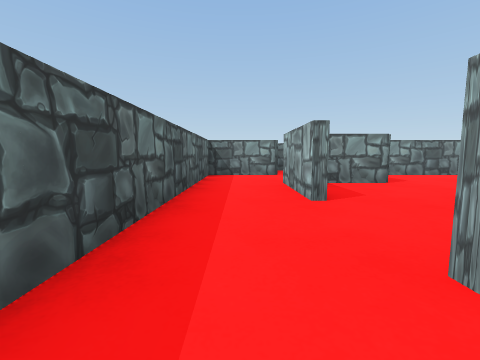
view 1 (above)

19 first-person views from a walk through a Unity game level. The camera is 0.29 m above the floor, tilts 6° down and sees 90° across. The floor is counted in squares, 0.5 m on a side. Each view is taken from the middle of a square. On the plan, view 1 faces up. The plan holds only what a view shows up to about 9 squares ahead; the rest is blank. The place goes on beyond the plan. The player character is not drawn.

view 2
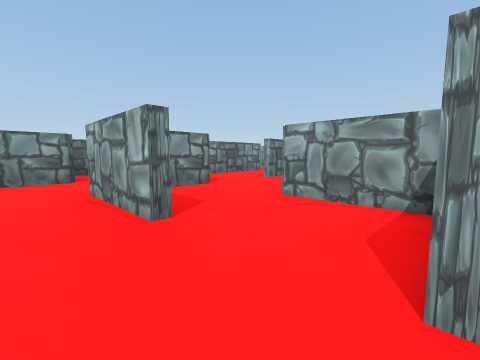

view 3
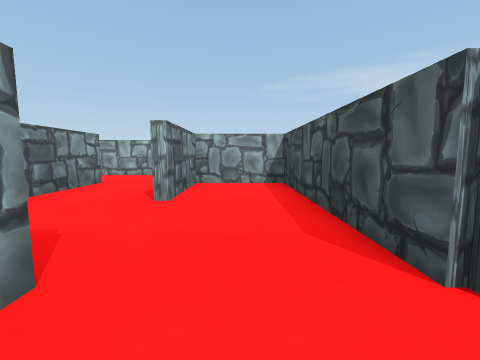

view 4
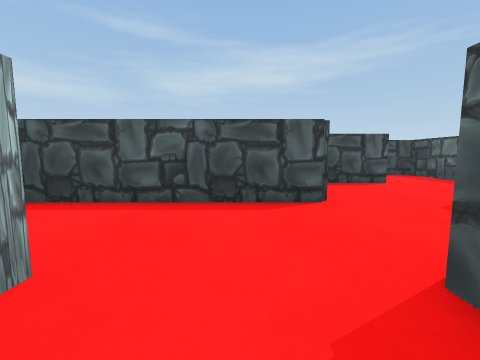

view 5
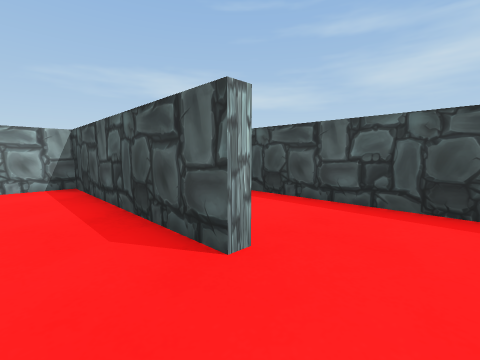

view 6
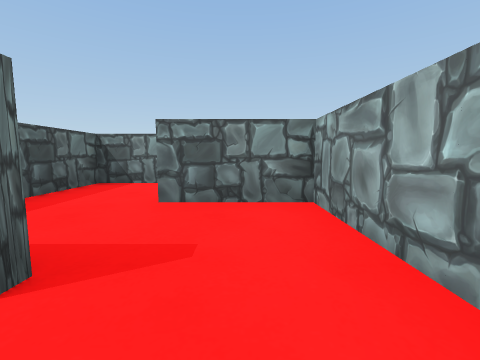

view 7
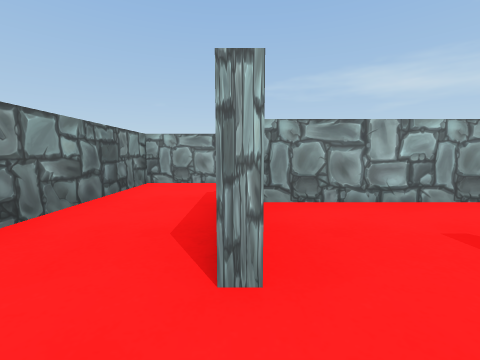

view 8
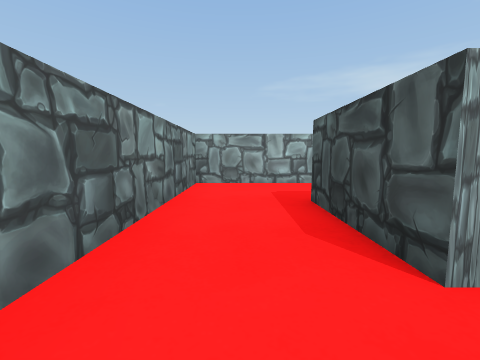

view 9
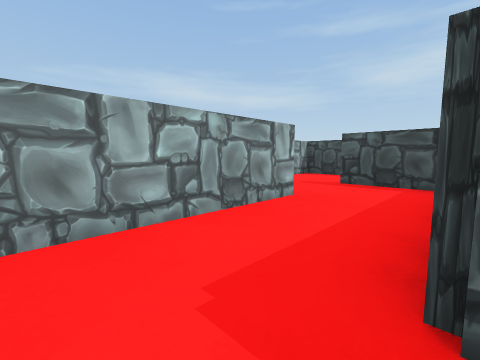

view 10
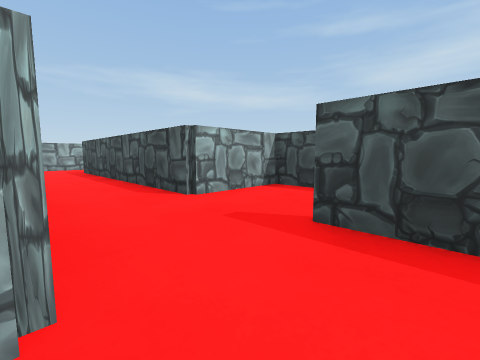

view 11
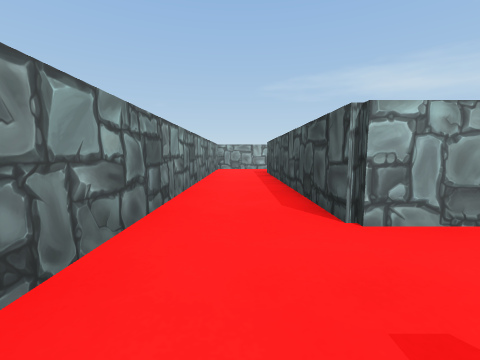

view 12
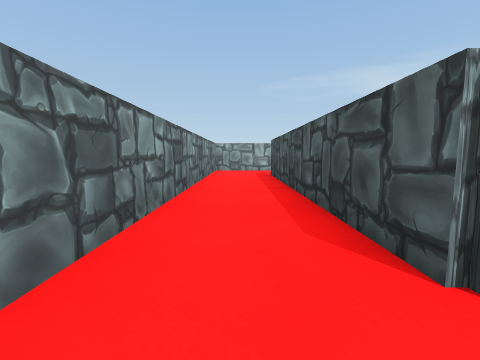

view 13
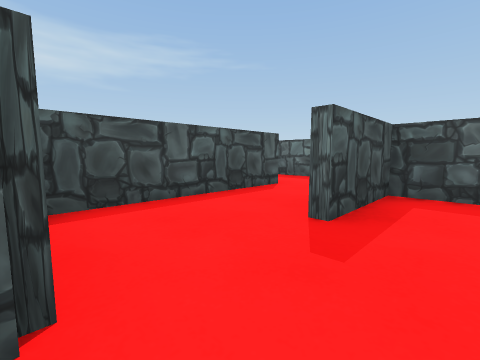

view 14
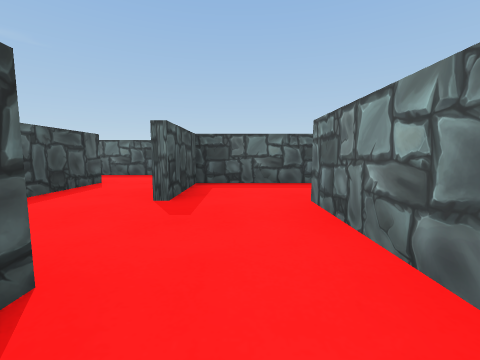

view 15
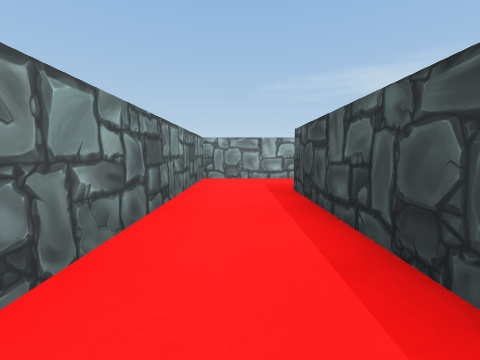

view 16
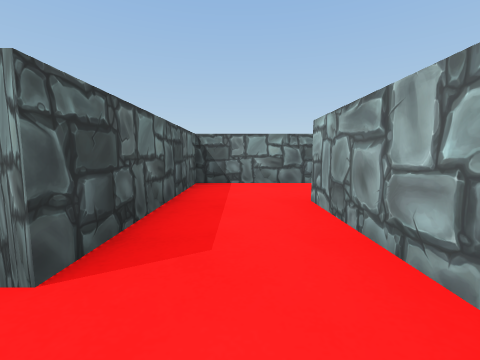

view 17
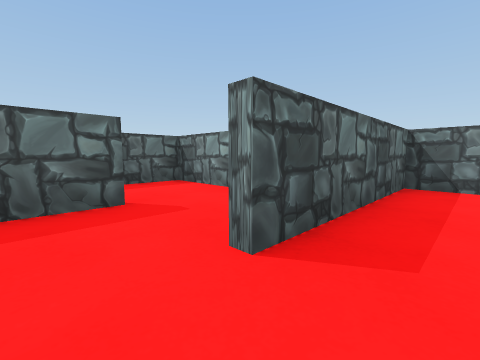

view 18
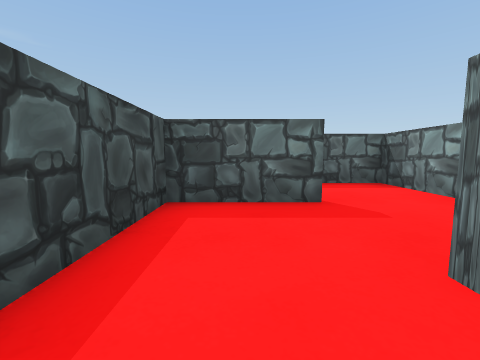

view 19
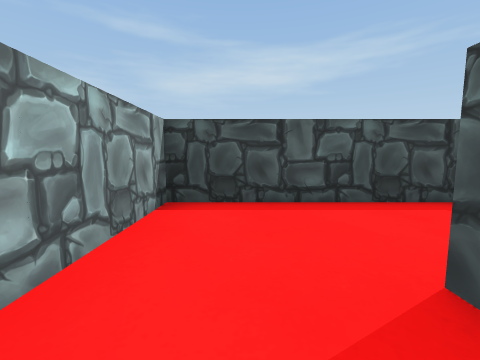

### Floor plan
Key: @ floor where view 1 was taken; # wall or solid block; . floor.
Columns run from 1 left of view 1 to 21 right of it. Each row starts with its distance up from view 1.
 11       #######
 10       #.....#
  9   ##  #.###.#
  8   #   #...#.#
  7 ###  ###..#.###########
  6 #..  .....#...........#
  5 #.###.######..#######.#
  4 #.#.....#.....#
  3 #...#####.#####
  2 #...#...#.#
  1 #.###.#...#
  0 #@    #...#
 -1 ##    #####

Positions as (right, up) in squares from view 1, and headings:
1: (0, 0), facing up
2: (0, 1), facing up-right
3: (2, 4), facing right
4: (4, 6), facing down
5: (4, 6), facing down-right
6: (8, 6), facing up
7: (6, 9), facing right
8: (6, 10), facing right
9: (9, 10), facing down-right
10: (10, 7), facing down-right
11: (11, 6), facing right
12: (12, 6), facing right
13: (13, 6), facing down-left
14: (14, 6), facing left
15: (15, 6), facing right
16: (8, 0), facing up
17: (8, 0), facing up-left
18: (8, 0), facing left
19: (8, 2), facing down
